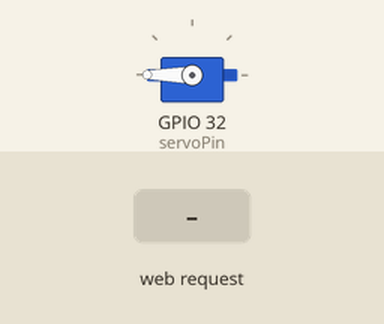
Bench run of a sketch on a simulated ESP32. Shown: servo. The inputs (shaded band) are chosen by the test bench. WiFi joins after 1.5 s; servers stay silent unless stated; what the sketch prints to the serial monitor is not drawn.

Above: at 2.7 s.
2.8 s: HTTP request GET /control?angle=1 received
At 3.9 s:
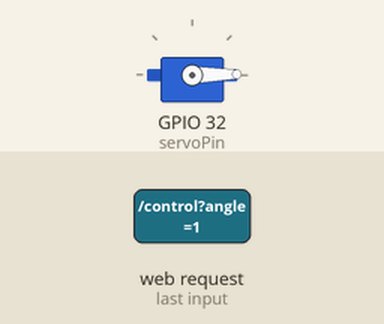
4.3 s: HTTP request GET /control?angle=120 received
At 5.1 s:
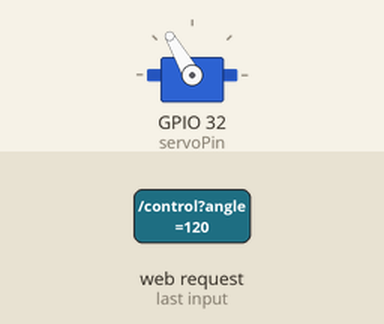
Timing chart, 0 to 7.3 s (numbered marks = the images above; inputs shaded):
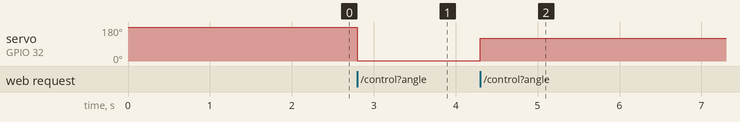

The sketch:

14.ino
```cpp
#include <WiFi.h>
#include <WebServer.h>
#include <ESP32Servo.h>

// Replace it with your network credentials
const char* ssid = "YourWiFiSSID";
const char* password = "YourWiFiPassword";

WebServer server(80);
Servo myServo;

// Servo control pins
const int servoPin = 32;
void handleRoot() {
  // Send the HTML page
  String html = R"rawliteral(
<!DOCTYPE html>
<html lang="zh-CN">
<head>
    <meta charset="UTF-8">
    <meta name="viewport" content="width=device-width, initial-scale=1.0">
    <title>ESP32 Servo Control</title>
    <style>
        body {
            font-family: Arial, sans-serif;
            text-align: center;
            margin: 0;
            padding: 20px;
            background-color: #f5f5f5;
        }
        .container {
            max-width: 400px;
            margin: 0 auto;
            background: white;
            padding: 20px;
            border-radius: 10px;
            box-shadow: 0 0 10px rgba(0,0,0,0.1);
        }
        h1 {
            color: #333;
        }
        .btn {
            display: inline-block;
            padding: 15px 30px;
            margin: 10px;
            font-size: 18px;
            border: none;
            border-radius: 5px;
            cursor: pointer;
            transition: background-color 0.3s;
        }
        .open-btn {
            background-color: #4CAF50;
            color: white;
        }
        .close-btn {
            background-color: #f44336;
            color: white;
        }
        .btn:hover {
            opacity: 0.9;
        }
        .status {
            margin-top: 20px;
            padding: 10px;
            border-radius: 5px;
            font-weight: bold;
        }
        .open {
            background-color: #d4edda;
            color: #155724;
        }
        .closed {
            background-color: #f8d7da;
            color: #721c24;
        }
    </style>
</head>
<body>
    <div class="container">
        <h1>Door Control</h1>
        <button class="btn open-btn" onclick="controlServo(90)">Door open</button>
        <button class="btn close-btn" onclick="controlServo(180)">Door close</button>
        <div id="status" class="status">State: Unknown</div>
    </div>

    <script>
        function controlServo(angle) {
            // Update status display
            const statusElem = document.getElementById('status');
            statusElem.textContent = angle === 90 ? 'State: Door opening...' : 'State: Door closeing...';
            statusElem.className = 'status';

            // Send a request to ESP32
            fetch(`/control?angle=${angle}`)
                .then(response => response.text())
                .then(data => {
                    statusElem.textContent = `State: ${angle === 90 ? 'Door opened' : 'Door closed'}`;
                    statusElem.className = `status ${angle === 90 ? 'open' : 'closed'}`;
                })
                .catch(error => {
                    console.error('Error:', error);
                    statusElem.textContent = 'Operation failed. Please try again';
                    statusElem.className = 'status';
                });
        }
    </script>
</body>
</html>
)rawliteral";

  server.send(200, "text/html", html);
}

void handleControl() {
  if (server.hasArg("angle")) {
    int angle = server.arg("angle").toInt();

    // Control the servo to rotate to the specified angle
    myServo.write(angle);

    // Return response
    String message = angle == 90 ? "Door opened" : "Door closed";
    server.send(200, "text/plain", message);

    Serial.print("Servo rotates to: ");
    Serial.print(angle);
    Serial.println("°");
  } else {
    server.send(400, "text/plain", "Parameter error");
  }
}

void setup() {
  Serial.begin(115200);

  // Allow ESP32 to use servos
  ESP32PWM::allocateTimer(0);
  ESP32PWM::allocateTimer(1);
  ESP32PWM::allocateTimer(2);
  ESP32PWM::allocateTimer(3);

  // Connect to WiFi
  WiFi.begin(ssid, password);
  Serial.print("Connecting to WiFi");
  while (WiFi.status() != WL_CONNECTED) {
    delay(500);
    Serial.print(".");
  }
  Serial.println("");
  Serial.println("WiFi connected");
  Serial.print("IP address: ");
  Serial.println(WiFi.localIP());

  // Set servo
  myServo.setPeriodHertz(50);    // Standard 50Hz servo
  myServo.attach(servoPin, 500, 2400); // Connect to the servo pins and set the minimum and maximum pulse widths

  // Initialize the servo position to door-closed state(180°)
  myServo.write(180);

  // Set server routing
  server.on("/", handleRoot);
  server.on("/control", handleControl);

  // Start the server
  server.begin();
  Serial.println("HTTP server started");
}

void loop() {
  server.handleClient();
}
```

Measured:
- after the input at 2.8 s, servo on GPIO 32 (servoPin): 180° → 1° at once
- after the input at 4.3 s, servo on GPIO 32 (servoPin): 1° → 120° at once
